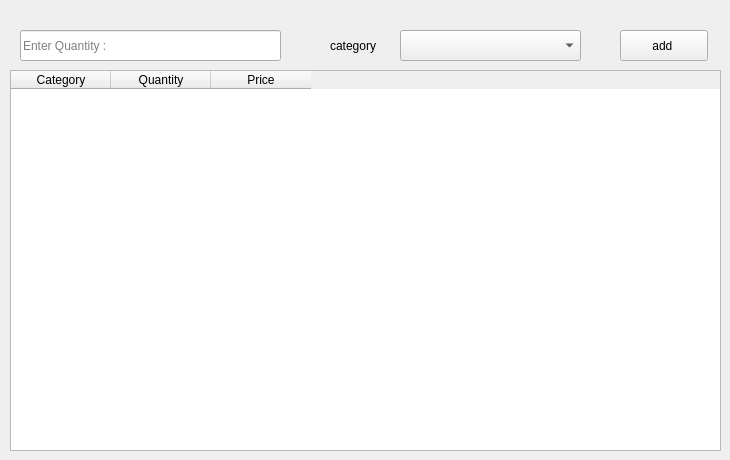
    <widget class="QWidget" name="tab">
     <attribute name="title">
      <string>daily sales</string>
     </attribute>
     <widget class="QPushButton" name="pushButton">
      <property name="geometry">
       <rect>
        <x>620</x>
        <y>30</y>
        <width>88</width>
        <height>31</height>
       </rect>
      </property>
      <property name="text">
       <string>add </string>
      </property>
     </widget>
     <widget class="QComboBox" name="comboBox">
      <property name="geometry">
       <rect>
        <x>400</x>
        <y>30</y>
        <width>181</width>
        <height>31</height>
       </rect>
      </property>
     </widget>
     <widget class="QLineEdit" name="lineEdit">
      <property name="geometry">
       <rect>
        <x>20</x>
        <y>30</y>
        <width>261</width>
        <height>31</height>
       </rect>
      </property>
      <property name="placeholderText">
       <string>Enter Quantity : </string>
      </property>
     </widget>
     <widget class="QLabel" name="label_2">
      <property name="geometry">
       <rect>
        <x>330</x>
        <y>30</y>
        <width>51</width>
        <height>31</height>
       </rect>
      </property>
      <property name="text">
       <string>category</string>
      </property>
     </widget>
     <widget class="QTableWidget" name="tableWidget">
      <property name="geometry">
       <rect>
        <x>10</x>
        <y>70</y>
        <width>711</width>
        <height>381</height>
       </rect>
      </property>
      <column>
       <property name="text">
        <string>Category</string>
       </property>
      </column>
      <column>
       <property name="text">
        <string>Quantity</string>
       </property>
      </column>
      <column>
       <property name="text">
        <string>Price</string>
       </property>
      </column>
     </widget>
    </widget>
